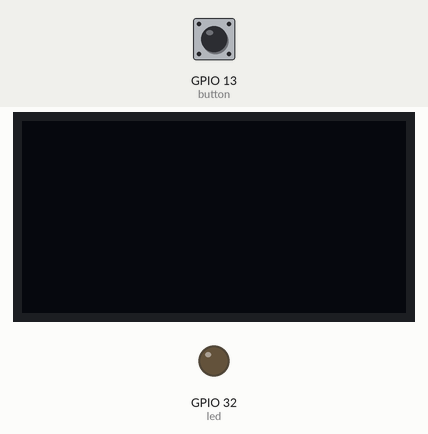
This sketch was run on a simulated ESP32. Shown: 128×64 one-colour display, output pins drawn as LEDs (lit = HIGH). The test bench sets the inputs (shaded band); at power-on: GPIO 13 (button) LOW. What the sketch prints to the serial monitor is not drawn.

Above: at 3.2 s.
3.3 s: GPIO 13 (button) pulled HIGH for 0.15 s
At 4.0 s:
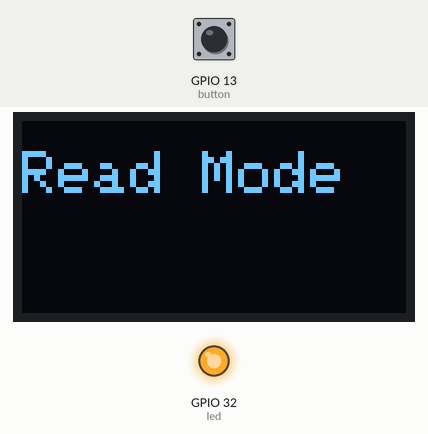
4.9 s: GPIO 13 (button) pulled HIGH for 1 s
At 5.2 s:
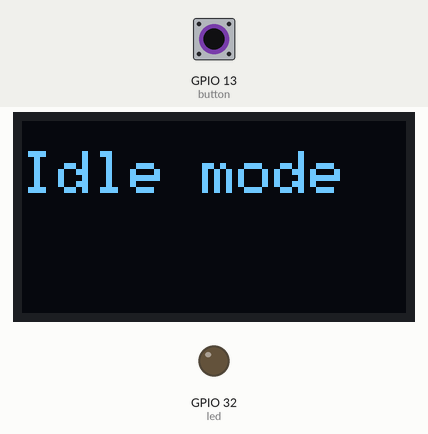
7.4 s: GPIO 13 (button) pulled HIGH for 0.15 s
At 8.3 s:
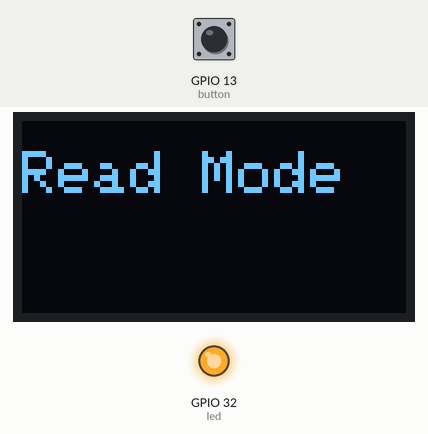
9.0 s: GPIO 13 (button) pulled HIGH for 3.2 s
At 9.5 s:
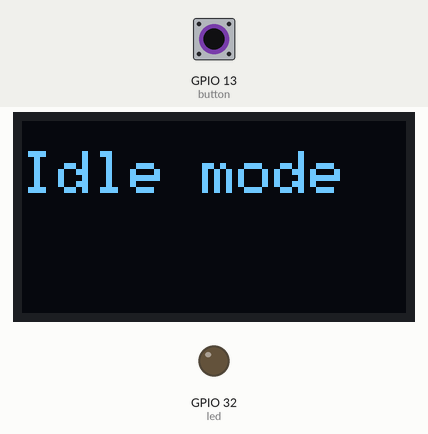
Timing chart, 0 to 12.0 s (numbered marks = the images above; inputs shaded):
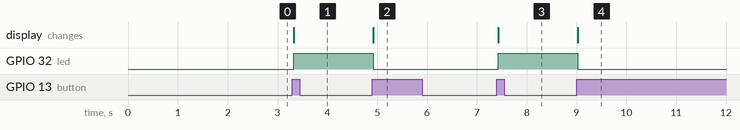

The sketch:

RFID_OLED.ino
```cpp
// Program RFIDStartRead
  // memulai mode pembacaan RFID scanner

#include <Wire.h>
#include <Adafruit_GFX.h>
#include <Adafruit_SSD1306.h>

#define SCREEN_WIDTH 128 // OLED width,  in pixels
#define SCREEN_HEIGHT 64 // OLED height, in pixels

// create an OLED display object connected to I2C
Adafruit_SSD1306 oled(SCREEN_WIDTH, SCREEN_HEIGHT, &Wire, -1);

#define rx2 16
#define tx2 17
#define button GPIO_NUM_13
#define led GPIO_NUM_32

#define DEBOUNCE_DURATION 300
#define READ_MODE 0
#define STOP_MODE 1

//COMMAND
//command untuk membaca device address
const byte cmd_readDevice[] = { 0xAA, 0xAA, 0xFF, 0x06, 0x05, 0x01, 0xFF, 0x1B, 0xA2 };
//command untuk setting frequency region 920.125~924.875MHz
const byte cmd_setFreqRegion[] = { 0xAA, 0xAA, 0xFF, 0x06, 0x30, 0x00, 0x01, 0x08, 0x17 };
//command untuk setting work frequency channel
const byte cmd_setFreqCh[] = { 0xAA, 0xAA, 0xFF, 0x06, 0x32, 0x00, 0x00, 0x76, 0x56 };
//command untuk turn Automatic Frequency Hopping Mode on
const byte cmd_autoFreqHop[] = { 0xAA, 0xAA, 0xFF, 0x06, 0x37, 0x00, 0xFF, 0x83, 0x56 };
//command untuk Set RF Emission Power Capacity 0BB8 = 3000 = 30 dBm
//byte cmd_PowEmmCap[] = {0xAA,0xAA,0xFF,0x07,0x3B,0x00,0x0B,0xB8,0xEB,0x5E};
//command untuk Set RF Emission Power Capacity 14 dBm
//byte cmd_PowEmmCap[] = { 0xAA, 0xAA, 0xFF, 0x07, 0x3B, 0x00, 0x05, 0x78, 0x11, 0x1D };
//command untuk Set RF Emission Power Capacity 20 dBm
//byte cmd_PowEmmCap[] = {0xAA,0xAA,0xFF,0x07,0x3B,0x00,0x07,0xD0,0x43,0x9D};
//command untuk Set RF Emission Power Capacity 30 dBm
const byte cmd_PowEmmCap[] = { 0xAA, 0xAA, 0xFF, 0x07, 0x3B, 0x00, 0x0B, 0xB8, 0xEB, 0x5E };
// command untuk single tag inventory
const byte cmd_startSingleRead[] = {0xAA,0xAA,0xFF,0x05,0xC8,0x00,0x3A,0x5E};
// command untuk set working parameters of the antenna
// jumlah antenna 1, port 1, polling open, power 30 dBm, batas kali bacaan per antenna 10
//byte cmd_setWorkParam[] = {0xAA, 0xAA, 0xFF, 0x0E, 0x3F, 0x00, 0x01, 0x01, 0x00, 0x00, 0x00, 0x00, 0x0B, 0xB8, 0x0A, 0x21, 0xB2};
// jumlah antenna 1, port 1, polling open, power 10 dBm, batas kali bacaan per antenna 10
//byte cmd_setWorkParam[] = {0xAA, 0xAA, 0xFF, 0x0E, 0x3F, 0x00, 0x01, 0x01, 0x00, 0x00, 0x00, 0x00, 0x03, 0xE8, 0x0A, 0x86, 0xAC};
// jumlah antenna 1, port 1, polling open, power 14 dBm, batas kali bacaan per antenna 10
//byte cmd_setWorkParam[] = {0xAA, 0xAA, 0xFF, 0x0F, 0x3F, 0x00, 0x01, 0x01, 0x00, 0x00, 0x00, 0x00, 0x05, 0x78, 0x00, 0x0A, 0x09, 0x0C};
// jumlah antenna 1, port 1, polling open, power 20 dBm, batas kali bacaan per antenna 200
//byte cmd_setWorkParam[] = {0xAA, 0xAA, 0xFF, 0x0F, 0x3F, 0x00, 0x01, 0x01, 0x00, 0x00, 0x00, 0x00, 0x07, 0xD0, 0x00, 0xC8, 0x09, 0x57};
// jumlah antenna 1, port 1, polling open, power 30 dBm, batas kali bacaan per antenna 200
const byte cmd_setWorkParam[] = { 0xAA, 0xAA, 0xFF, 0x0F, 0x3F, 0x00, 0x01, 0x01, 0x00, 0x00, 0x00, 0x00, 0x0B, 0xB8, 0x00, 0xC8, 0x74, 0xAF };
// command untuk start multiple tags in inventory
// mulai multiple read
const byte cmd_startRead[] = { 0xAA, 0xAA, 0xFF, 0x08, 0xC1, 0x00, 0x08, 0x00, 0x00, 0x60, 0x4A };
//menghentikan multiple read
const byte cmd_stopRead[] = { 0xAA, 0xAA, 0xFF, 0x05, 0xC0, 0x00, 0xB3, 0xF7 };

// inisiasi variabel
int mode = STOP_MODE;
int countButtonPressed = 0;
volatile bool gpio_intr_flag = false;

void IRAM_ATTR isr()
{
  gpio_intr_flag = true;
}

void setup()
{
  // konfigurasi komunikasi serial dari ESP32 ke Serial Monitor
  Serial.begin(115200);

  // konfigurasi komunikasi serial antara ESP32 dengan modul RFID
  Serial2.begin(115200, SERIAL_8N1, rx2, tx2);

  // Inisiasi RFID reader
  Serial2.write(cmd_readDevice, sizeof(cmd_readDevice));
  Serial2.write(cmd_setFreqRegion, sizeof(cmd_setFreqRegion));
  Serial2.write(cmd_setFreqCh, sizeof(cmd_setFreqCh));
  Serial2.write(cmd_autoFreqHop, sizeof(cmd_autoFreqHop));
  Serial2.write(cmd_PowEmmCap, sizeof(cmd_PowEmmCap));
  Serial2.write(cmd_setWorkParam, sizeof(cmd_setWorkParam));

  //setup interupsi tombol untuk ganti mode
  pinMode(button, INPUT);
  pinMode(led, OUTPUT);
  attachInterrupt(button, isr, RISING);

    // initialize OLED display with I2C address 0x3C
  if (!oled.begin(SSD1306_SWITCHCAPVCC, 0x3C))
  {
    Serial.println(F("failed to start SSD1306 OLED"));
    while (1);
  }

  delay(2000);         // wait two seconds for initializing
  oled.clearDisplay(); // clear display
  oled.setTextSize(2);         // set text size
  oled.setTextColor(WHITE);    // set text color

  xTaskCreatePinnedToCore(buttonTask, "Button Task", 2048, NULL, 1, NULL, 0);
}

void buttonTask(void* pvParameters)
{
     (void)pvParameters;
  while (1) {
  if (mode == READ_MODE)
  {
    // kirim perintah untuk mulai baca tag
    // // single inventory
    // Serial2.write(cmd_startSingleRead, sizeof(cmd_startSingleRead));

    // multi inventory
    digitalWrite(led,HIGH);
    Serial2.write(cmd_startRead, sizeof(cmd_startRead));
  }
  else
  {
    // kirim perintah untuk stop baca tag
    digitalWrite(led,LOW);
    Serial2.write(cmd_stopRead, sizeof(cmd_stopRead));
  }
    vTaskDelay(1);
  }
}

void loop()
{
  if (true == gpio_intr_flag)
  {
    gpio_intr_flag = false;
    // debouncing
    static unsigned long last_interrupt_time = 0;
    unsigned long interrupt_time = millis();

    if (interrupt_time - last_interrupt_time > DEBOUNCE_DURATION)
    {
      // jika sedang mode baca dan belum selesai satu siklus, maka lanjut ke mode tampil
      Serial.print(countButtonPressed);
      countButtonPressed++;
      oled.clearDisplay();
      oled.setCursor(0, 10);       // set position to display
      if (mode == READ_MODE)
      {
        mode = STOP_MODE;
        Serial.println(". getting in READ_MODE");
        oled.println("Idle mode"); // set text
      }
      else
      {
        mode = READ_MODE;
        Serial.println(". getting in STOP_MODE");
        oled.println("Read Mode"); // set text
      }
    }
    oled.display();
    last_interrupt_time = interrupt_time;
  }
  // put your main code here, to run repeatedly:
}
```

Measured:
- after the input at 3.3 s, GPIO 32 (led): LOW → HIGH at once; the display: first differs from a run without the input at once (image 1)
- after the input at 4.9 s, GPIO 32 (led): HIGH → LOW at once; the display: first differs from a run without the input at once (image 2)
- after the input at 7.4 s, GPIO 32 (led): LOW → HIGH at once; the display: first differs from a run without the input at once (image 3)
- after the input at 9.0 s, GPIO 32 (led): HIGH → LOW at once; the display: first differs from a run without the input at once (image 4)
